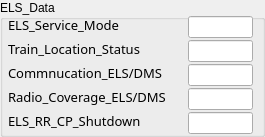
          <widget class="QGroupBox" name="groupBox_4">
           <property name="geometry">
            <rect>
             <x>538</x>
             <y>20</y>
             <width>265</width>
             <height>137</height>
            </rect>
           </property>
           <property name="autoFillBackground">
            <bool>true</bool>
           </property>
           <property name="title">
            <string>ELS_Data</string>
           </property>
           <property name="flat">
            <bool>false</bool>
           </property>
           <widget class="QLabel" name="label_10">
            <property name="geometry">
             <rect>
              <x>8</x>
              <y>8</y>
              <width>129</width>
              <height>34</height>
             </rect>
            </property>
            <property name="font">
             <font>
              <family>微软雅黑</family>
              <pointsize>10</pointsize>
             </font>
            </property>
            <property name="text">
             <string>ELS_Service_Mode</string>
            </property>
           </widget>
           <widget class="QLabel" name="label_11">
            <property name="geometry">
             <rect>
              <x>8</x>
              <y>32</y>
              <width>145</width>
              <height>34</height>
             </rect>
            </property>
            <property name="font">
             <font>
              <family>微软雅黑</family>
              <pointsize>10</pointsize>
             </font>
            </property>
            <property name="text">
             <string>Train_Location_Status</string>
            </property>
           </widget>
           <widget class="QLabel" name="label_12">
            <property name="geometry">
             <rect>
              <x>8</x>
              <y>56</y>
              <width>165</width>
              <height>34</height>
             </rect>
            </property>
            <property name="font">
             <font>
              <family>微软雅黑</family>
              <pointsize>10</pointsize>
             </font>
            </property>
            <property name="text">
             <string>Commnucation_ELS/DMS</string>
            </property>
           </widget>
           <widget class="QLabel" name="label_13">
            <property name="geometry">
             <rect>
              <x>8</x>
              <y>80</y>
              <width>181</width>
              <height>34</height>
             </rect>
            </property>
            <property name="font">
             <font>
              <family>微软雅黑</family>
              <pointsize>10</pointsize>
             </font>
            </property>
            <property name="text">
             <string>Radio_Coverage_ELS/DMS</string>
            </property>
           </widget>
           <widget class="QLabel" name="label_14">
            <property name="geometry">
             <rect>
              <x>8</x>
              <y>104</y>
              <width>165</width>
              <height>34</height>
             </rect>
            </property>
            <property name="font">
             <font>
              <family>微软雅黑</family>
              <pointsize>10</pointsize>
             </font>
            </property>
            <property name="text">
             <string>ELS_RR_CP_Shutdown</string>
            </property>
           </widget>
           <widget class="QLineEdit" name="le_radioelsdms">
            <property name="geometry">
             <rect>
              <x>188</x>
              <y>88</y>
              <width>65</width>
              <height>22</height>
             </rect>
            </property>
           </widget>
           <widget class="QLineEdit" name="le_elsrrcpshutdown">
            <property name="geometry">
             <rect>
              <x>188</x>
              <y>112</y>
              <width>65</width>
              <height>22</height>
             </rect>
            </property>
           </widget>
           <widget class="QLineEdit" name="le_tralocsta">
            <property name="geometry">
             <rect>
              <x>188</x>
              <y>40</y>
              <width>65</width>
              <height>22</height>
             </rect>
            </property>
           </widget>
           <widget class="QLineEdit" name="le_comelsdms">
            <property name="geometry">
             <rect>
              <x>188</x>
              <y>64</y>
              <width>65</width>
              <height>22</height>
             </rect>
            </property>
           </widget>
           <widget class="QLineEdit" name="le_elssermode">
            <property name="geometry">
             <rect>
              <x>188</x>
              <y>16</y>
              <width>65</width>
              <height>22</height>
             </rect>
            </property>
           </widget>
          </widget>
